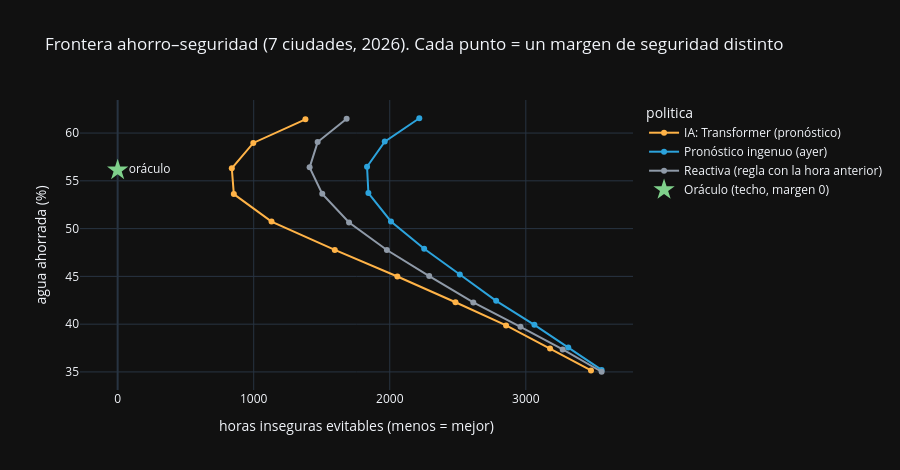

Notebook cell for this chart:
### Markdown cell above
### Ahorro vs. seguridad: la comparación justa
Una política puede "ahorrar más" simplemente siendo más arriesgada. Aquí barremos el margen de seguridad de cada política y miramos **agua ahorrada vs. horas inseguras evitables** (horas en que se eligió un modo que rebasa 27 °C habiendo otro que no). Más arriba y a la izquierda es mejor.

### Code cell
pf = pareto(Ps, margins=np.arange(-1.0, 4.01, 0.5), lam=LAM, q=1)
orc = pf[(pf.politica == POLICIES[4]) & (pf.margen_c == 0)]
lines = pf[~pf.politica.isin([POLICIES[0], POLICIES[4]])]
fig = px.line(lines, x='horas_riesgo_evitable', y='agua_ahorrada_%', color='politica', markers=True, hover_data=['margen_c'], template='plotly_dark',
              color_discrete_sequence=['#ffb347','#2ca3dc','#8f9aa8'],
              title='Frontera ahorro–seguridad (7 ciudades, 2026). Cada punto = un margen de seguridad distinto',
              labels={'horas_riesgo_evitable':'horas inseguras evitables (menos = mejor)', 'agua_ahorrada_%':'agua ahorrada (%)'})
fig.add_scatter(x=orc.horas_riesgo_evitable, y=orc['agua_ahorrada_%'], mode='markers+text', text=['oráculo'], textposition='middle right',
                marker=dict(symbol='star', size=16, color='#7fd18b'), name='Oráculo (techo, margen 0)')
fig.update_layout(height=470); fig.show()
a = pf[(pf.margen_c == 0)].set_index('politica')
print(a[['agua_ahorrada_%','horas_riesgo_evitable']].round(1).to_string())

### Figure 1 — Plotly figure (JSON) as saved in the notebook; plotly's stock layout.template omitted (floating-point values rounded to 4 significant figures)
{"data": [{"customdata": [[-1.0], [-0.5], [0.0], [0.5], [1.0], [1.5], [2.0], [2.5], [3.0], [3.5], [4.0]], "hovertemplate": "politica=IA: Transformer (pronóstico)<br>horas inseguras evitables (menos = mejor)=%{x}<br>agua ahorrada (%)=%{y}<br>margen_c=%{customdata[0]}<extra></extra>", "legendgroup": "IA: Transformer (pronóstico)", "line": {"color": "#ffb347", "dash": "solid"}, "marker": {"symbol": "circle"}, "mode": "lines+markers", "name": "IA: Transformer (pronóstico)", "orientation": "v", "showlegend": true, "type": "scatter", "x": [1380, 997, 839, 854, 1131, 1596, 2056, 2483, 2855, 3178, 3479], "xaxis": "x", "y": [61.44, 58.96, 56.32, 53.61, 50.74, 47.77, 44.98, 42.3, 39.87, 37.46, 35.15], "yaxis": "y"}, {"customdata": [[-1.0], [-0.5], [0.0], [0.5], [1.0], [1.5], [2.0], [2.5], [3.0], [3.5], [4.0]], "hovertemplate": "politica=Pronóstico ingenuo (ayer)<br>horas inseguras evitables (menos = mejor)=%{x}<br>agua ahorrada (%)=%{y}<br>margen_c=%{customdata[0]}<extra></extra>", "legendgroup": "Pronóstico ingenuo (ayer)", "line": {"color": "#2ca3dc", "dash": "solid"}, "marker": {"symbol": "circle"}, "mode": "lines+markers", "name": "Pronóstico ingenuo (ayer)", "orientation": "v", "showlegend": true, "type": "scatter", "x": [2217, 1963, 1833, 1843, 2009, 2253, 2515, 2782, 3063, 3312, 3557], "xaxis": "x", "y": [61.55, 59.1, 56.48, 53.72, 50.75, 47.89, 45.19, 42.44, 39.93, 37.55, 35.21], "yaxis": "y"}, {"customdata": [[-1.0], [-0.5], [0.0], [0.5], [1.0], [1.5], [2.0], [2.5], [3.0], [3.5], [4.0]], "hovertemplate": "politica=Reactiva (regla con la hora anterior)<br>horas inseguras evitables (menos = mejor)=%{x}<br>agua ahorrada (%)=%{y}<br>margen_c=%{customdata[0]}<extra></extra>", "legendgroup": "Reactiva (regla con la hora anterior)", "line": {"color": "#8f9aa8", "dash": "solid"}, "marker": {"symbol": "circle"}, "mode": "lines+markers", "name": "Reactiva (regla con la hora anterior)", "orientation": "v", "showlegend": true, "type": "scatter", "x": [1683, 1470, 1411, 1504, 1701, 1979, 2290, 2614, 2961, 3271, 3557], "xaxis": "x", "y": [61.51, 59.06, 56.41, 53.64, 50.64, 47.76, 45.03, 42.27, 39.73, 37.35, 35.02], "yaxis": "y"}, {"marker": {"color": "#7fd18b", "size": 16, "symbol": "star"}, "mode": "markers+text", "name": "Oráculo (techo, margen 0)", "text": ["oráculo"], "textposition": "middle right", "type": "scatter", "x": [0], "y": [56.13]}], "layout": {"height": 470, "legend": {"title": {"text": "politica"}, "tracegroupgap": 0}, "title": {"text": "Frontera ahorro–seguridad (7 ciudades, 2026). Cada punto = un margen de seguridad distinto"}, "xaxis": {"anchor": "y", "domain": [0.0, 1.0], "title": {"text": "horas inseguras evitables (menos = mejor)"}}, "yaxis": {"anchor": "x", "domain": [0.0, 1.0], "title": {"text": "agua ahorrada (%)"}}}}
